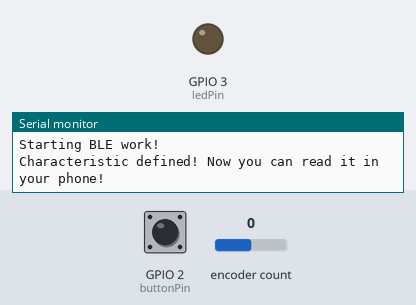
A program run on a simulated Seeed XIAO ESP32-S3. Shown: output pins drawn as LEDs (lit = HIGH), the last lines printed to the serial monitor. Inputs (shaded band) come from the test bench; at power-on: GPIO 2 (buttonPin) HIGH, encoder count 0. Nothing arrives over Bluetooth unless stated; a phone connects over Bluetooth LE 3 s after start.

Above: at 1.2 s.
1.3 s: GPIO 2 (buttonPin) pulled LOW for 0.15 s
At 2.6 s:
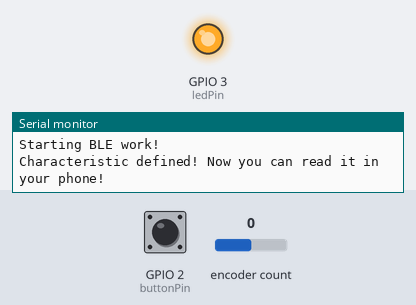
4.5 s: GPIO 2 (buttonPin) pulled LOW for 1 s
At 5.1 s:
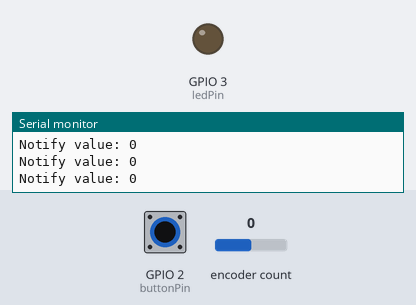
7.0 s: GPIO 2 (buttonPin) pulled LOW for 3.2 s
At 8.2 s:
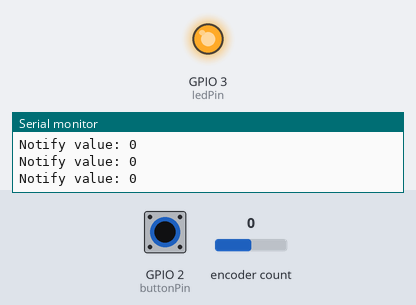
Timing chart, 0 to 10.0 s (numbered marks = the images above; inputs shaded):
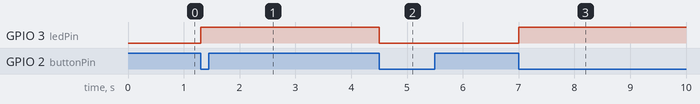

Measured:
- after the input at 1.3 s, GPIO 3 (ledPin): LOW → HIGH at once
- after the input at 4.5 s, GPIO 3 (ledPin): HIGH → LOW at once
- after the input at 7.0 s, GPIO 3 (ledPin): LOW → HIGH at once

The program:

main.cpp
```cpp
#include <Encoder.h>
#include <Arduino.h>
#include <BLEDevice.h>
#include <BLEServer.h>
#include <BLEUtils.h>
#include <BLE2902.h>
#include <stdlib.h>

// 旋转编码器的引脚
Encoder myEnc(7, 9);

// 定义按钮和LED的引脚
const int buttonPin = 2;
const int ledPin = 3;

// 用于检测按钮状态变化的变量
int buttonState = 0;
int lastButtonState = 0;

// 定义编码器是否启用的标志
bool encoderEnabled = false;

int num = 0;

// BLE变量
BLEServer* pServer = NULL;
BLECharacteristic* pCharacteristic = NULL;
bool deviceConnected = false;
bool oldDeviceConnected = false;
unsigned long previousMillis = 0;
const long interval = 1000;

#define SERVICE_UUID        "ada5d9ba-3acf-4462-8f48-a6f49df86fc1"
#define CHARACTERISTIC_UUID "43ef269e-e530-485d-99d0-3cc5a2df9268"

// 用于BLE连接状态的回调类
class MyServerCallbacks : public BLEServerCallbacks {
    void onConnect(BLEServer* pServer) {
        deviceConnected = true;
    };

    void onDisconnect(BLEServer* pServer) {
        deviceConnected = false;
    }
};

// newPosition作为全局变量
long newPosition = 0;

void setup() {
    Serial.begin(115200);
    Serial.println("Starting BLE work!");

    // 初始化按钮和LED的引脚
    pinMode(buttonPin, INPUT_PULLUP);
    pinMode(ledPin, OUTPUT);

    // 初始化BLE设备
    BLEDevice::init("XIAO_ESP32S3");
    pServer = BLEDevice::createServer();
    pServer->setCallbacks(new MyServerCallbacks());
    BLEService *pService = pServer->createService(SERVICE_UUID);
    pCharacteristic = pService->createCharacteristic(
        CHARACTERISTIC_UUID,
        BLECharacteristic::PROPERTY_READ |
        BLECharacteristic::PROPERTY_WRITE |
        BLECharacteristic::PROPERTY_NOTIFY
    );
    pCharacteristic->addDescriptor(new BLE2902());

    pCharacteristic->setValue(String(newPosition).c_str());
    pService->start();

    BLEAdvertising *pAdvertising = BLEDevice::getAdvertising();
    pAdvertising->addServiceUUID(SERVICE_UUID);
    pAdvertising->setScanResponse(true);
    pAdvertising->setMinPreferred(0x06);
    pAdvertising->setMinPreferred(0x12);
    BLEDevice::startAdvertising();
    Serial.println("Characteristic defined! Now you can read it in your phone!");
}

void loop() {
    // 读取按钮当前状态
    buttonState = digitalRead(buttonPin);

    // 如果按钮状态从未按下变为按下
    if (buttonState != lastButtonState) {
    if (buttonState == LOW) { // 注意这里的条件改为 LOW，匹配上拉按钮按下的状态
        encoderEnabled = !encoderEnabled;
        digitalWrite(ledPin, encoderEnabled ? HIGH : LOW);
    }
    lastButtonState = buttonState;
}

    if (encoderEnabled) {
        // 仅当编码器启用时读取新位置
        long tempPosition = myEnc.read();
        if (tempPosition != newPosition) {
            newPosition = tempPosition;
            num = (newPosition/2500);
            Serial.println(num);
        }
    }

    // BLE连接逻辑
    if (deviceConnected) {
        unsigned long currentMillis = millis();
        if (currentMillis - previousMillis >= interval) {
            pCharacteristic->setValue(String(num).c_str());
            pCharacteristic->notify();
            Serial.print("Notify value: ");
            Serial.println(num);
            previousMillis = currentMillis;
        }
    }

    if (!deviceConnected && oldDeviceConnected) {
        delay(500);
        pServer->startAdvertising();
        Serial.println("Start advertising");
        oldDeviceConnected = deviceConnected;
    }

    if (deviceConnected && !oldDeviceConnected) {
        oldDeviceConnected = deviceConnected;
    }
}
```
